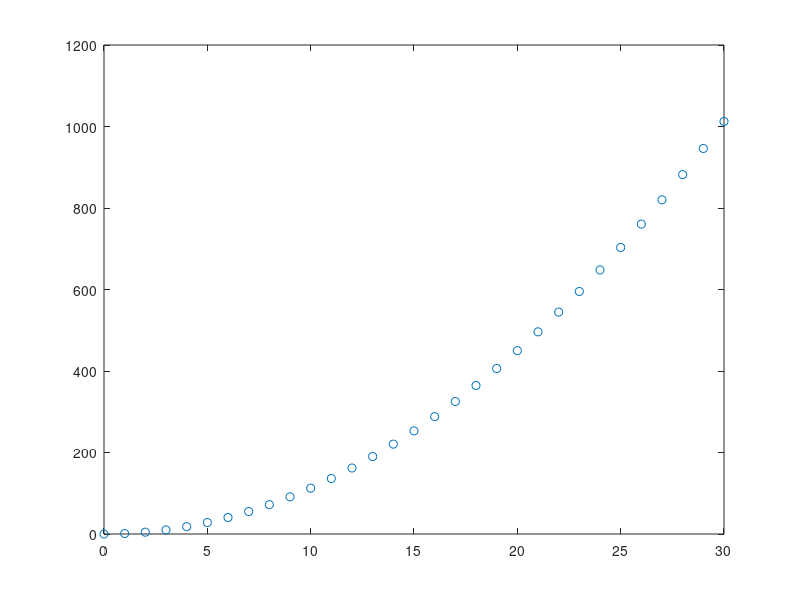

Reproduce this figure in MATLAB.
% Ilham Bagus Prana
% 202010225266
% TF3A6

a = 2.25;
t = 0:30;
vo = 0;
v = vo + a + t
s = vo * t + 1/2 * a * t.^2
plot(t,v,'o')%
plot(t,s,'o')%
